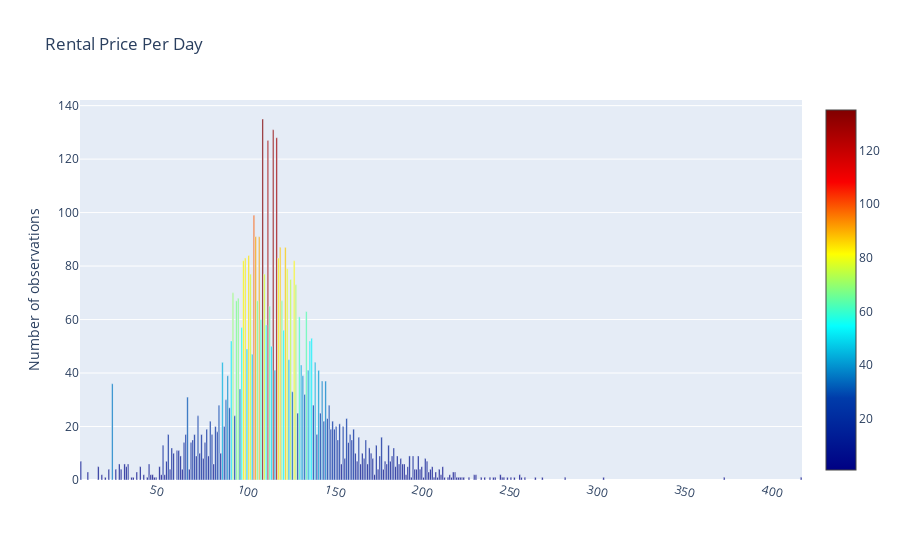

Source (notebook cell):
### Markdown cell above
On constate que Citroên est la marque la plus présente dans la flotte, suivie de Renault.

### Code cell
# plotting rental price par day

df_price = df.rental_price_per_day.value_counts()

trace = go.Bar(
    x=df_price.index,
    y=df_price.values,
    marker=dict(
        color = df_price.values,
        colorscale='Jet',
        showscale=True)
)

data = [trace]
layout = go.Layout(xaxis=dict(tickangle=15),
    title='Rental Price Per Day', 
    yaxis = dict(title = 'Number of observations'))

fig = go.Figure(data=data, layout=layout)
py.iplot(fig)

### Figure 1 — Plotly figure (JSON) as saved in the notebook; plotly's stock layout.template omitted (floating-point values rounded to 4 significant figures; data arrays with more than 128 entries replaced by an {"elided": "..."} marker saying what was removed)
{"data": [{"marker": {"color": {"elided": "220 int values"}, "colorscale": [[0, "rgb(0,0,131)"], [0.2, "rgb(0,60,170)"], [0.4, "rgb(5,255,255)"], [0.6, "rgb(255,255,0)"], [0.8, "rgb(250,0,0)"], [1, "rgb(128,0,0)"]], "showscale": true}, "type": "bar", "x": {"elided": "220 int values"}, "y": {"elided": "220 int values"}}], "layout": {"title": {"text": "Rental Price Per Day"}, "xaxis": {"tickangle": 15}, "yaxis": {"title": {"text": "Number of observations"}}}}
